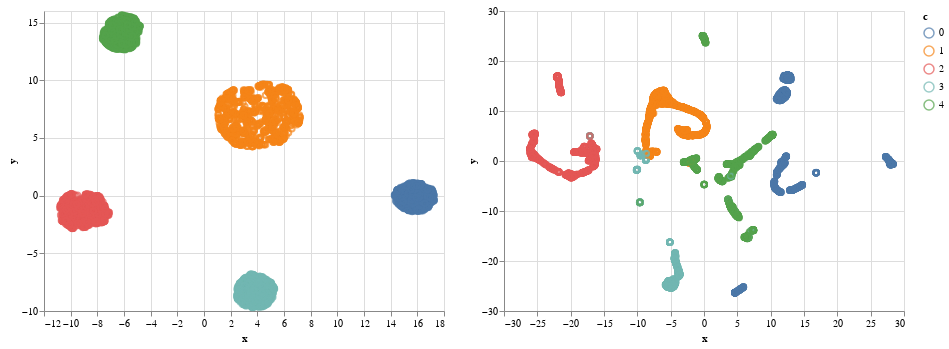

The notebook cell saved with this chart:
### Code cell
alt.hconcat(
    alt.Chart(
        data=pd.DataFrame({'x': u[:,0], 'y': u[:,1], 'c': class_labels})
    ).mark_point().encode(x='x:Q', y='y:Q', color='c:N'),
    alt.Chart(
        data=pd.DataFrame({'x': u2[:,0], 'y': u2[:,1], 'c': class_labels})
    ).mark_point().encode(x='x:Q', y='y:Q', color='c:N')
)

### Figure 1 — Vega-Lite specification as saved in the notebook (floating-point values rounded to 4 significant figures; data arrays with more than 128 entries replaced by an {"elided": "..."} marker saying what was removed)
{"$schema": "https://vega.github.io/schema/vega-lite/v2.6.0.json", "config": {"view": {"height": 300, "width": 400}}, "datasets": {"data-a6808e9a5789c07855a03797f6c97903": {"elided": "5000 records"}, "data-c355156e973c4659e6fbce36e0370a3d": {"elided": "5000 records"}}, "hconcat": [{"data": {"name": "data-c355156e973c4659e6fbce36e0370a3d"}, "encoding": {"color": {"field": "c", "type": "nominal"}, "x": {"field": "x", "type": "quantitative"}, "y": {"field": "y", "type": "quantitative"}}, "mark": "point"}, {"data": {"name": "data-a6808e9a5789c07855a03797f6c97903"}, "encoding": {"color": {"field": "c", "type": "nominal"}, "x": {"field": "x", "type": "quantitative"}, "y": {"field": "y", "type": "quantitative"}}, "mark": "point"}]}
